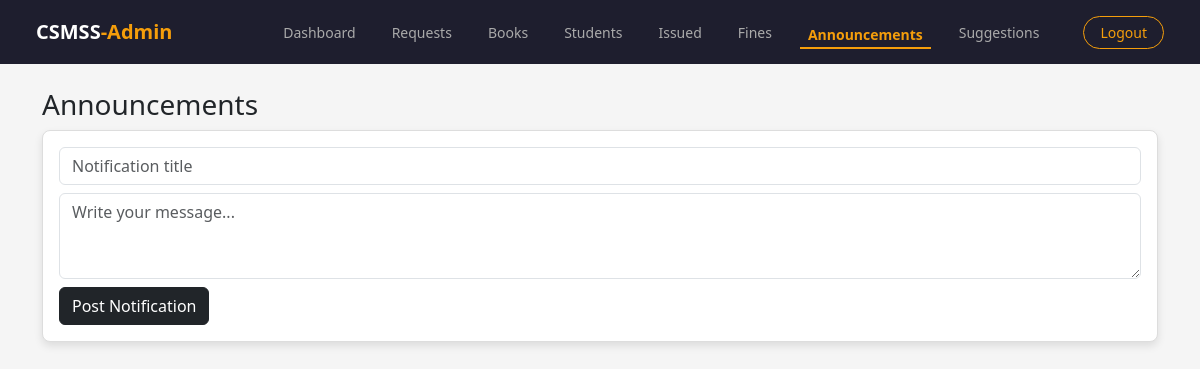
Before: /admin/notifications (signed in) with the older database file.
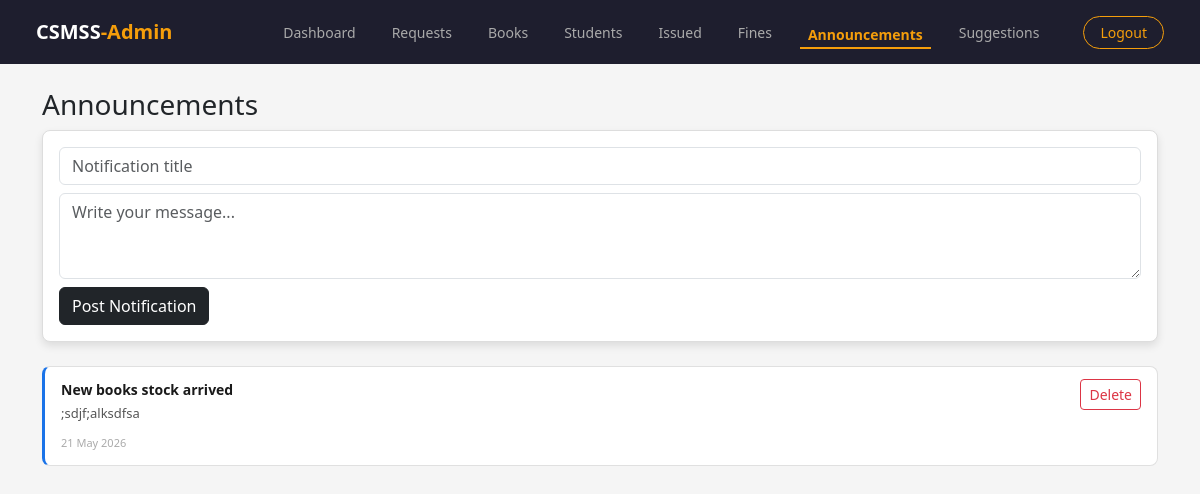
After: the same page with the newer database file.
### models.py (models this page shows)
class Notification(db.Model):
    __tablename__ = 'Notifications'
    id = db.Column(db.Integer, primary_key=True)
    title = db.Column(db.String(100), nullable=False)
    message = db.Column(db.Text, nullable=False)
    created_at = db.Column(db.DateTime, default=datetime.now(timezone.utc))

### app.py (the view, shortened to what this page needs)
@app.route('/admin/notifications', methods=['GET', 'POST'])
def admin_notifications():
    if session.get('role') != 'admin':
        return redirect(url_for('admin_login'))
    notifications = Notification.query.order_by(
        Notification.created_at.desc()
    ).all()
    return render_template('admin/notifications.html',
        notifications=notifications
    )

### templates/admin/notifications.html
{% extends 'base_admin.html' %}
{% block content %}
<div class="container mt-4">
  <h3>Announcements</h3>
  <div class="card p-3 mb-4">
    <form method="POST">
      <input type="text" name="title"
             class="form-control mb-2"
             placeholder="Notification title" required>
      <textarea name="message" class="form-control mb-2"
                rows="3"
                placeholder="Write your message..." required></textarea>
      <button type="submit" class="btn btn-dark">Post Notification</button>
    </form>
  </div>
  {% for notif in notifications %}
  <div class="notif-card mb-2">
    <div class="d-flex justify-content-between align-items-start">
      <div>
        <p class="notif-title">{{ notif.title }}</p>
        <p class="notif-msg">{{ notif.message }}</p>
        <span class="notif-date">{{ notif.created_at.strftime('%d %b %Y') }}</span>
      </div>
      <form action="{{ url_for('delete_notification', notif_id=notif.id) }}"
            method="POST">
        <button type="submit" class="btn btn-sm btn-outline-danger">Delete</button>
      </form>
    </div>
  </div>
  {% endfor %}
</div>
{% endblock %}

Changed rows visible on the page:
added Notification: title "New books stock arrived", message ";sdjf;alksdfsa", created_at "21 May 2026"
